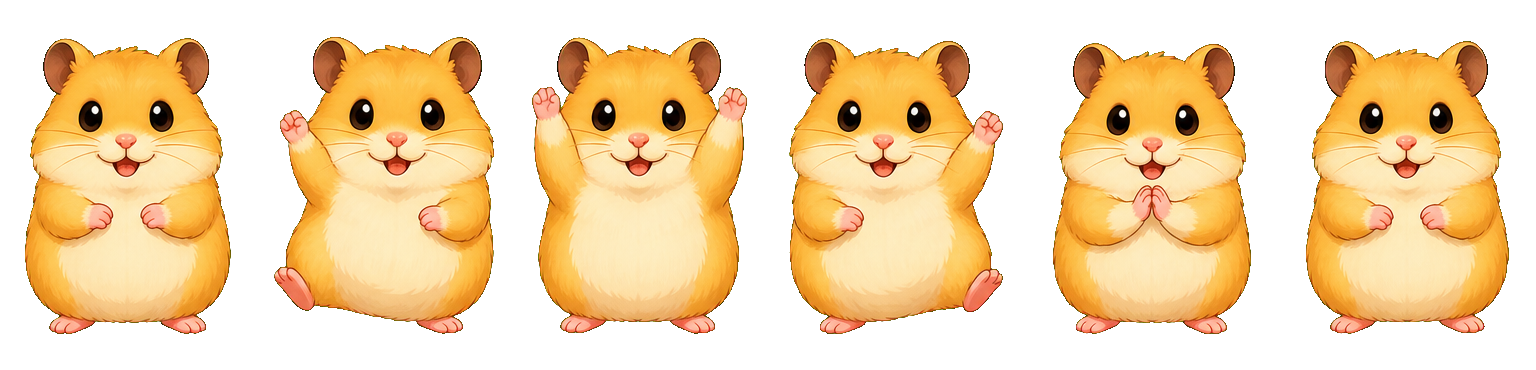
#> input picture docs/햄스터의 집 UIUX/assets/hamster-walk.png, 1536 x 370 px
$ python -i generate_hamster_sprite.py   (imports and definitions only)
#> lines starting #> are read from the running program, lines starting #| are printed output that depends on the picture
#> further down, picture is the input picture: PIL image 1536x370 RGBA; mean R, G, B, A 125.7, 97.6, 55.5, 135.3
#!/usr/bin/env python3
"""Generate the Hamster Private Room mascot sprite through OpenRouter."""

from __future__ import annotations

import argparse
import base64
import io
import json
import urllib.error
import urllib.request
from pathlib import Path

from PIL import Image


OPENROUTER_URL = "https://openrouter.ai/api/v1/images"
DEFAULT_ENV = Path("/Users/hsahn/Desktop/works/chat-prompt-maker/deploy/.env.backend.docker")
DEFAULT_MODEL = "openai/gpt-5.4-image-2"

PROMPT = """
Use case: stylized-concept
Asset type: animated web-app mascot sprite sheet
Primary request: Create one perfectly aligned horizontal sprite sheet of the same golden dwarf hamster performing a cute rhythmic dance in place.
Subject: one round golden dwarf hamster with warm honey and cream fur, tiny pink paws, glossy black eyes, small round ears, and a very short tail. The hamster carries no object and wears no clothes.
Style/medium: polished 2D storybook game sprite with clean cel-painted shapes, smooth controlled fur edges, a crisp silhouette, minimal internal texture, charming but not childish, production-ready UI mascot. Do not render wispy or flyaway fur.
Composition/framing: exactly SIX equal-width animation frames in one single horizontal row, left to right. Every frame is a straight-on FRONT VIEW with both eyes visible and the body facing the camera. Keep the head size, body size, foot baseline, lighting, colors, camera, and center position identical in all frames. Create a seamless dance loop: 1 neutral bounce, 2 step left with left paw raised, 3 both paws raised, 4 step right with right paw raised, 5 paws clap together, 6 settle bounce returning to frame 1. The pose changes must be clearly visible while the character identity stays identical. Generous equal padding inside every frame.
Scene/backdrop: perfectly flat solid #00FF00 chroma-key background across the entire image.
Lighting/mood: soft diffuse daylight, cheerful and lively.
Color palette: honey gold, warm cream, pale pink, near-black eyes. Do not use green in the hamster.
Constraints: exactly six frames; exactly one hamster per frame; front-facing in all frames; no profile or three-quarter view; no frame borders; no labels; no text; no watermark; no cast shadow; no floor; no props; no cropped ears, paws, or feet; no camera movement; consistent character identity and scale; perfectly uniform green background touching every outer image edge.
Avoid: extra limbs, duplicate hamsters inside a frame, walking or running poses, side view, perspective changes, realistic flyaway fur, green rim light, gradients or texture in the green background, white background, checkerboard, grid lines, captions, accessories.
""".strip()


# [86 lines left out: functions load_key, download_image, generate, remove_green, not called in this run]


def align_frames(image: Image.Image) -> Image.Image:
    alpha = image.getchannel("A")
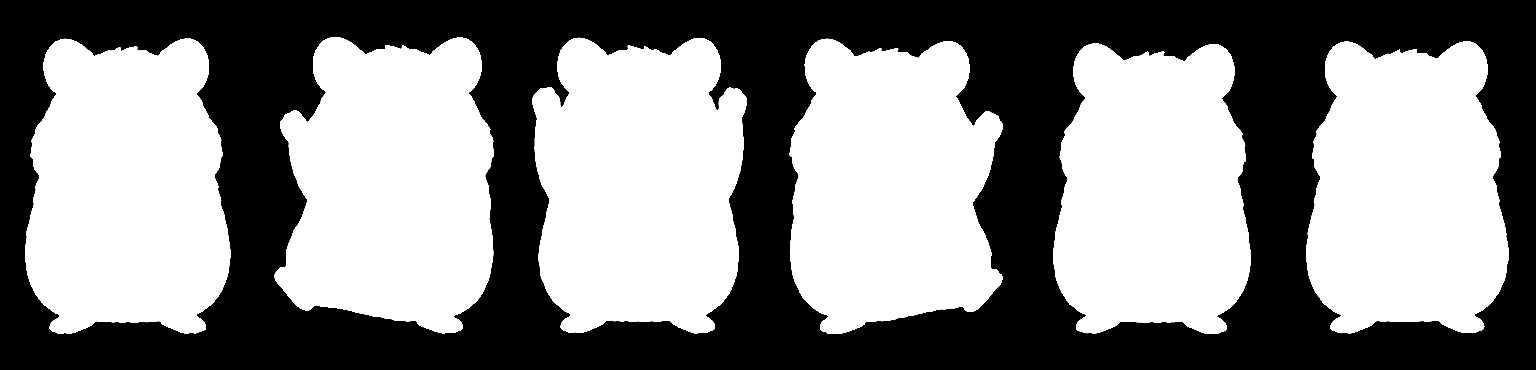
#> alpha: PIL image 1536x370 L; min 0, max 255, mean 135.3
    occupied = [alpha.crop((x, 0, x + 1, image.height)).getbbox() is not None for x in range(image.width)]
#> occupied = 1536 items, first 6: False, False, False, False, False, False
    runs: list[tuple[int, int]] = []
    start: int | None = None
    for x, active in enumerate([*occupied, False]):
        if active and start is None:
            start = x
        if not active and start is not None:
            runs.append((start, x))
            start = None
#> this loop made 1537 passes
#> active on passes 1 to 12: False, False, False, False, False, False, False, False, False, False, False, False
#> after the loop, runs = [(25, 231), (274, 494), (532, 747), (789, 1003), (1053, 1251), (1306, 1509)]
    if len(runs) != 6:
        raise RuntimeError(f"Expected six separated sprite silhouettes, found {len(runs)}")

    frame_width = image.width // 6
#> frame_width = 256
    subjects: list[Image.Image] = []
    bottoms: list[int] = []
    for left, right in runs:
        run = image.crop((left, 0, right, image.height))
        box = run.getchannel("A").getbbox()
        if not box:
            raise RuntimeError("Found an empty sprite silhouette")
        subject = run.crop(box)
        if subject.width > frame_width:
            raise RuntimeError(f"Sprite silhouette is wider than one frame: {subject.width}px")
        subjects.append(subject)
        bottoms.append(box[3])
#> this loop made 6 passes
#> (left, right, box) on passes 1 to 6: (25, 231, (0, 38, 206, 334)), (274, 494, (0, 37, 220, 334)), (532, 747, (0, 37, 215, 334)), (789, 1003, (0, 38, 214, 334)), (1053, 1251, (0, 43, 198, 334)), (1306, 1509, (0, 41, 203, 334))
#> pass 1, in align_frames, `run = image.crop((left, 0, right, image.height))`:
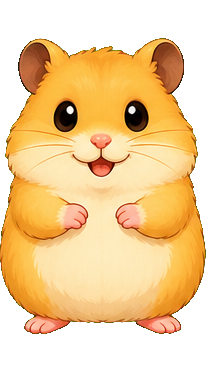
#> run: PIL image 206x370 RGBA; mean R, G, B, A 156.7, 121.4, 68.1, 168.8; transparent parts drawn white
#> pass 1, in align_frames, `subject = run.crop(box)`:
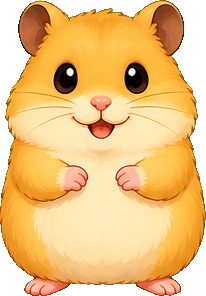
#> subject: PIL image 206x296 RGBA; mean R, G, B, A 195.9, 151.7, 85.2, 211; transparent parts drawn white
#> pass 2, in align_frames, `run = image.crop((left, 0, right, image.height))`:
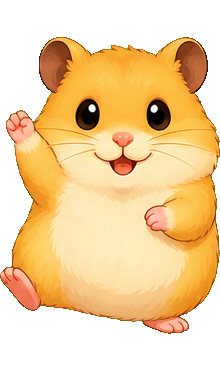
#> run: PIL image 220x370 RGBA; mean R, G, B, A 149.9, 116.6, 66.9, 161.1; transparent parts drawn white
#> pass 2, in align_frames, `subject = run.crop(box)`:
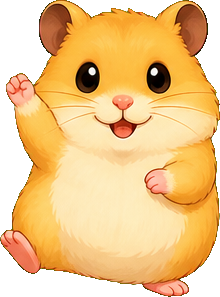
#> subject: PIL image 220x297 RGBA; mean R, G, B, A 186.7, 145.2, 83.4, 200.7; transparent parts drawn white
#> after the loop, bottoms = [334, 334, 334, 334, 334, 334]; subjects = 6 items

    baseline = max(bottoms)
#> baseline = 334
    aligned = Image.new("RGBA", image.size, (0, 0, 0, 0))
#> aligned: PIL image 1536x370 RGBA; every value is 0
    for frame, subject in enumerate(subjects):
        left = frame * frame_width + (frame_width - subject.width) // 2
        aligned.alpha_composite(subject, (left, baseline - subject.height))
#> this loop made 6 passes
#> left on passes 1 to 6: 25, 274, 532, 789, 1053, 1306
    return aligned


# [63 lines left out: functions validate_sprite, main, not called in this run]


# [2 lines not run here, left out]

>>> from PIL import Image
>>> picture = Image.open('../docs/햄스터의 집 UIUX/assets/hamster-walk.png')
>>> result = align_frames(picture)
